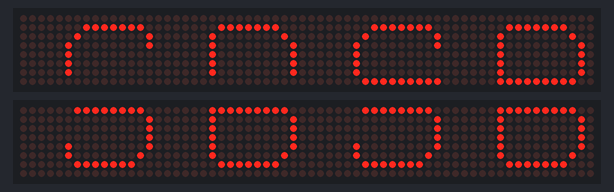
A sketch run on a simulated Arduino Mega 2560, built with avr-gcc and run on an emulated ATmega2560. On the bench: 2 × 64×8 LED matrix. Wiring (from diagram.json): 2 × 8 × MAX7219 LED driver: data pin 22, clock pin 23, CS pin 24 / data pin 25, clock pin 26, CS pin 27.

Above: at 3.3 s.
At 15.3 s:
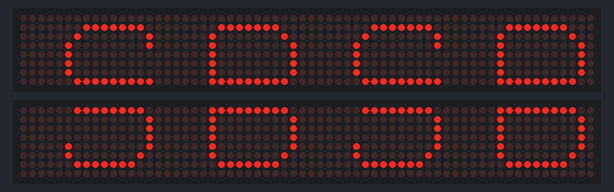
At 20.91 s:
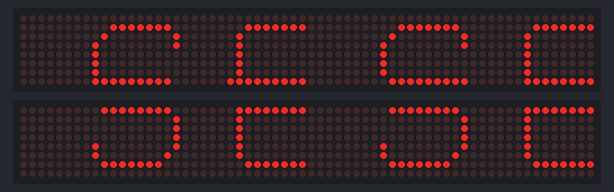
At 26.77 s:
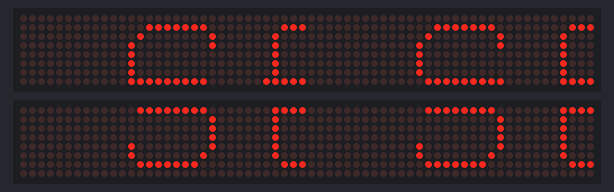
At 32.64 s:
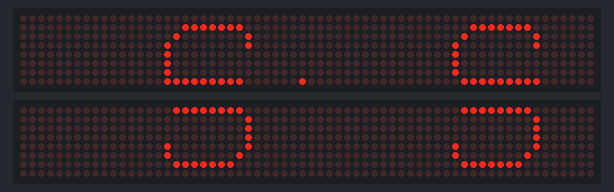
At 38.5 s:
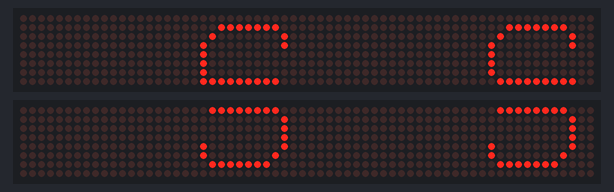

Measured:
- what the display in image 0 shows lasts 12.0 s, from 3.2 s to 15.2 s
- what the display in image 1 shows lasts 1.6 s, from 15.2 s to 16.8 s

The sketch:

ETALVIS_Problem_17_09.ino
```cpp
//Embedded Systems programming - GPIO
//Dot Matrix Control Problems
//use max 7219-matrix DOTMATRIX
//use PORT A
//self Assessment set -17 Problem 09
//display "SB" using 16x16 pixel resolution
//after 10 seconds wipe the display from left.
#define PA_DDR  (*(volatile unsigned char*)0x21)
#define PA_PORT (*(volatile unsigned char*)0x22)

#define SET(x)  (PA_PORT |= (1 << (x)))
#define CLR(x)  (PA_PORT &= ~(1 << (x)))

// === Bitmaps for B and S ===
const uint16_t B_16x16[16] = {
  0B0000000000000000,
  0B0001111111000000,
  0B0010000000100000,
  0B0100000000100000,
  0B0100000000100000,
  0B0100000000100000,
  0B0100000000100000,
  0B0011111111100000,
  0B0011111111100000,
  0B0100000000100000,
  0B0100000000100000,
  0B0100000000100000,
  0B0100000000100000,
  0B0010000000100000,
  0B0001111111000000,
  0B0000000000000000
};

const uint16_t S_16x16[16] = {
  0B0000000000000000,
  0B0011111110000000,
  0B0100000001000000,
  0B0100000000100000,
  0B0000000000100000,
  0B0000000000100000,
  0B0000000000100000,
  0B0111111111000000,
  0B0011111111000000,
  0B0100000000000000,
  0B0100000000000000,
  0B0100000000000000,
  0B0100000000100000,
  0B0010000000100000,
  0B0001111111000000,
  0B0000000000000000
};

// === Merged 32-bit SB Bitmap ===
const uint32_t SB_16x32[16] = {
  ((uint32_t)B_16x16[0] << 16)  | S_16x16[0],
  ((uint32_t)B_16x16[1] << 16)  | S_16x16[1],
  ((uint32_t)B_16x16[2] << 16)  | S_16x16[2],
  ((uint32_t)B_16x16[3] << 16)  | S_16x16[3],
  ((uint32_t)B_16x16[4] << 16)  | S_16x16[4],
  ((uint32_t)B_16x16[5] << 16)  | S_16x16[5],
  ((uint32_t)B_16x16[6] << 16)  | S_16x16[6],
  ((uint32_t)B_16x16[7] << 16)  | S_16x16[7],
  ((uint32_t)B_16x16[8] << 16)  | S_16x16[8],
  ((uint32_t)B_16x16[9] << 16)  | S_16x16[9],
  ((uint32_t)B_16x16[10] << 16) | S_16x16[10],
  ((uint32_t)B_16x16[11] << 16) | S_16x16[11],
  ((uint32_t)B_16x16[12] << 16) | S_16x16[12],
  ((uint32_t)B_16x16[13] << 16) | S_16x16[13],
  ((uint32_t)B_16x16[14] << 16) | S_16x16[14],
  ((uint32_t)B_16x16[15] << 16) | S_16x16[15]
};
uint32_t screenBuffer[16];  // Mutable buffer for wipe effect
// === Delay ===
void delay_ms(unsigned int ms) {
  for (unsigned int i = 0; i < ms; i++)
    for (volatile unsigned int j = 0; j < 1000; j++);
}

// === Pulse + Bit Send ===
void pulse(unsigned char clk) {
  CLR(clk); delay_ms(1); SET(clk);
}

void send_bit(unsigned char din, unsigned char val) {
  val ? SET(din) : CLR(din);
}

void send16(unsigned char din, unsigned char clk, uint16_t data) {
  for (char i = 15; i >= 0; i--) {
    send_bit(din, (data >> i) & 1);
    pulse(clk);
  }
}

// === Send Row to One Chain of 4 Matrices ===
void send_row(unsigned char din, unsigned char clk, unsigned char cs,
              unsigned char row,
              unsigned char d1, unsigned char d2,
              unsigned char d3, unsigned char d4) {
  CLR(cs);
  send16(din, clk, (row << 8) | d4);
  send16(din, clk, (row << 8) | d3);
  send16(din, clk, (row << 8) | d2);
  send16(din, clk, (row << 8) | d1);
  SET(cs);
}
void wipe_left_to_right() {
  // Copy original image to buffer
  for (unsigned char i = 0; i < 16; i++)
    screenBuffer[i] = SB_16x32[i];

  for (uint8_t step = 0; step < 32; step++) {
    for (uint8_t row = 0; row < 8; row++) {
      uint32_t line = screenBuffer[row];
      send_row(0, 1, 2, row + 1,
               (line >> 24) & 0xFF,
               (line >> 16) & 0xFF,
               (line >> 8) & 0xFF,
               line & 0xFF);
    }

    for (uint8_t row = 0; row < 8; row++) {
      uint32_t line = screenBuffer[row + 8];
      send_row(3, 4, 5, row + 1,
               (line >> 24) & 0xFF,
               (line >> 16) & 0xFF,
               (line >> 8) & 0xFF,
               line & 0xFF);
    }

    // Shift everything left by 1
    for (uint8_t r = 0; r < 16; r++)
      screenBuffer[r] <<= 1;

    delay_ms(200);  // Control wipe speed
  }
}
// === Initialization Function ===
void max7219_init_chain(unsigned char din, unsigned char clk, unsigned char cs) {
  send_row(din, clk, cs, 0x0F, 0, 0, 0, 0);
  send_row(din, clk, cs, 0x0C, 1, 1, 1, 1);
  send_row(din, clk, cs, 0x0B, 7, 7, 7, 7);
  send_row(din, clk, cs, 0x09, 0, 0, 0, 0);
  send_row(din, clk, cs, 0x0A, 8, 8, 8, 8);
  for (unsigned char i = 1; i <= 8; i++)
    send_row(din, clk, cs, i, 0, 0, 0, 0);
}

// === Display SB on 16x32 ===
void display_SB_16x32() {
  for (unsigned char row = 0; row < 8; row++) {
    uint32_t line = SB_16x32[row];
    send_row(0, 1, 2, row + 1,
             (line >> 24) & 0xFF,
             (line >> 16) & 0xFF,
             (line >> 8)  & 0xFF,
             line & 0xFF);
  }

  for (unsigned char row = 0; row < 8; row++) {
    uint32_t line = SB_16x32[row + 8];
    send_row(3, 4, 5, row + 1,
             (line >> 24) & 0xFF,
             (line >> 16) & 0xFF,
             (line >> 8)  & 0xFF,
             line & 0xFF);
  }
}

int main(void) {
  PA_DDR = 0b00111111;  // PA0–PA5 = output

  max7219_init_chain(0, 1, 2);
  max7219_init_chain(3, 4, 5);

  display_SB_16x32();    // Show "SB"
  for (uint16_t i = 0; i < 10000; i++) delay_ms(1);  // Wait 10 sec

  wipe_left_to_right();  // Wipe the display
  while (1);
}
```
